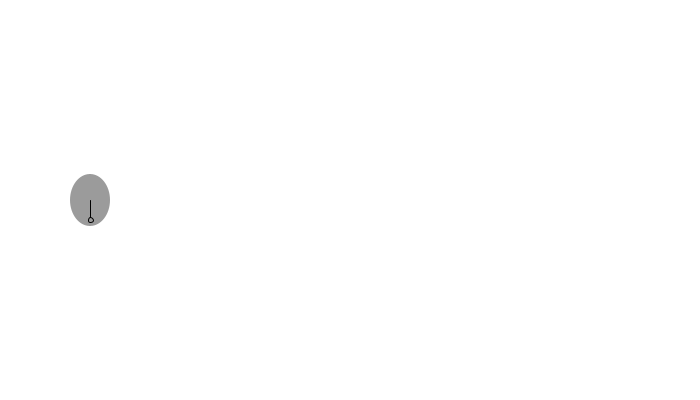
Frame 1 (no input)
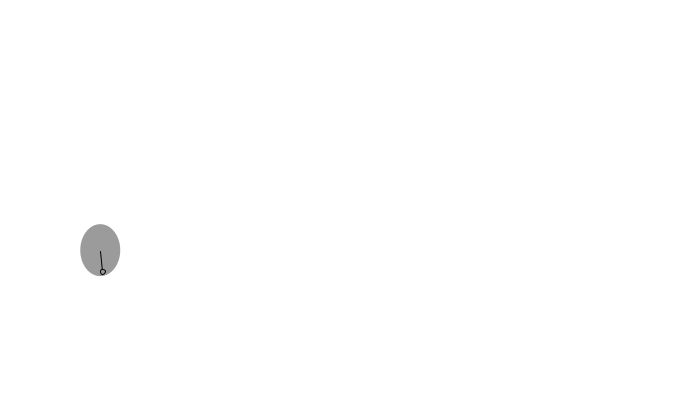
Frame 60 (the mouse pressed at the canvas centre just before this capture)
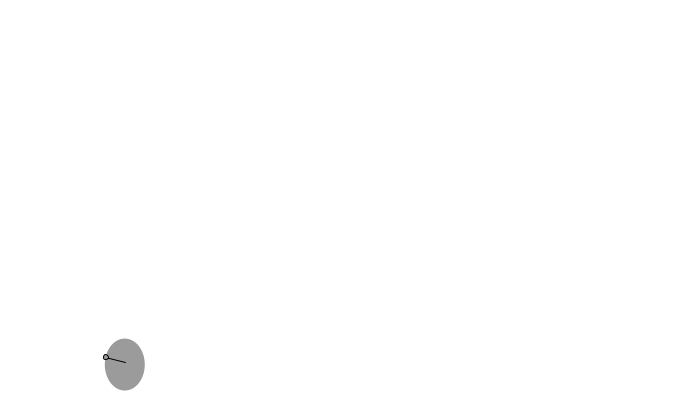
Frame 120 (the mouse held since frame 60 and released just before this capture)

The Processing sketch that drew these frames (run headless with seeded random() and noise(); from frame 60 on, the mouse is pressed at the canvas centre):

// Processing sketch: perlinNoiseAndVectors
// ── perlinNoiseAndVectors.pde
Balloon b;
PVector wind;
float t;
float t2;
int totalTime;
int startTime;
float increment;
float increment2;
int totalTimeX;
int startTimeX;
PVector dir;
float nX, nY;
void setup()
{
  size(700, 400);
  b = new Balloon();
  wind = new PVector(0, 0);
  t = random(0, 1000);
  t2 = random(500, 1000);
  totalTime = 5000;
  totalTimeX = 1000;
  startTime = millis();
    startTimeX = millis();

  increment = 0.01;
  increment2 = 0.01;
}

void draw()
{
  background(255);
  
  int passedTime = millis() - startTime;
  
  int passedTimeX = millis() - startTimeX;
  
  nX = map(noise(t), 0, 1, -0.1, 0.1);
  nY = map(noise(t2), 0, 1, -0.1, 0.2);
  
  
    wind.x = nX;
 
    wind.y = nY;

  
      b.applyForce(wind);

  stroke(0);
  
  
  b.display();
  b.update();
  //b.applyForce(b.HeForce);
  //b.decreaseHeForce();
  b.hitEdge();
  
  if(passedTime > totalTime)
  {
    resetNoiseVar();
    startTime = millis();

  }
  
  t += increment;
  t2 += increment2;
  
    showWindDir(wind);

}


void resetNoiseVar()
{
  t = random(200, 1100);
  t2 = random(10, 1000);
  increment = random(0.004, 0.01);
  increment2 = random(0.001, 0.01);
}

void showWindDir(PVector tempWind)
{
  PVector nullVector = new PVector(0, 0);
  PVector w = PVector.sub(tempWind, nullVector);
  
  w.normalize();
  w.mult(20);
  stroke(0);
  translate(b.location.x, b.location.y);
  line(0, 0, w.x, w.y);
  ellipse(w.x, w.y, 5, 5);
  
  println(wind);

}

// ── Balloon.pde
class Balloon
{
  PVector location;
  PVector velocity;
  PVector acceleration; 
  PVector HeForce; // HeForce is for force due to helium gas
  
  float w, h;
  float mass;
  
  Balloon()
  {
    w = 40;
    h = 52;
    mass = 3;
    location = new PVector(w*2+10, height/2);
    velocity = new PVector(0, 0);
    acceleration = new PVector(0, 0);
    HeForce = new PVector(0, -1);
  }
  
  void display()
  {
    fill(155);
    noStroke();
    ellipse(location.x, location.y, w, h);
  }
  
  void update()
  {
    
    velocity.add(acceleration);
    location.add(velocity);
    acceleration.mult(0);
  }
  
  void applyForce(PVector force)
  {
    PVector f = force.get();
    f.div(mass);
    acceleration.add(f);
  }
  
  void decreaseHeForce()
  {
    HeForce.y = lerp(HeForce.y, 0, 0.2);
  }
  
  void hitEdge()
  {
    
    if(location.x > width - w/2)
    {
      velocity.x *= -1;
    }
    if(location.x < w/2)
    {
      velocity.x *= -1;
    }
    if(location.y > height - h/2)
    {
      velocity.y *= -1;
    }
    if(location.y < h/2)
    {
      velocity.y *= -1;
    }
    

  }
  
  
  public float getX()
  {
    return location.x;
  }
  
  public float getY()
  {
    return location.y;
  }
  
  
  
 
}
